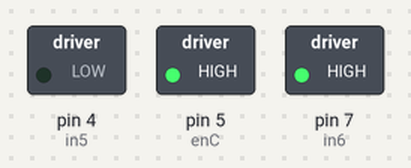
This sketch was run on a simulated Arduino Uno, built with avr-gcc and run on an emulated ATmega328P. On the bench: switched loads named in the sketch (green lamp = pin HIGH).

Above: at 0.1 s.
Timing chart, 0 to 1.6 s (numbered marks = the images above):
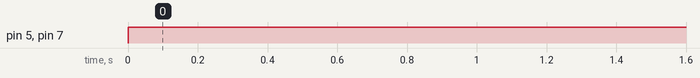

The sketch:

AntliaMotor.ino
```cpp
// pins ελέγχου του μοτέρ της αντλίας
const int enC = 5;
const int in5 = 4;
const int in6 = 7;

void setup()
{
  pinMode(enC, OUTPUT);
  pinMode(in5, OUTPUT);
  pinMode(in6, OUTPUT);
}

void loop()
{
    analogWrite(enC, 255);
    digitalWrite(in5, LOW);
    digitalWrite(in6, HIGH);
}
```

Measured:
- by itself, pin 5 (enC), pin 7 (in6): LOW → HIGH at 0.00 s
